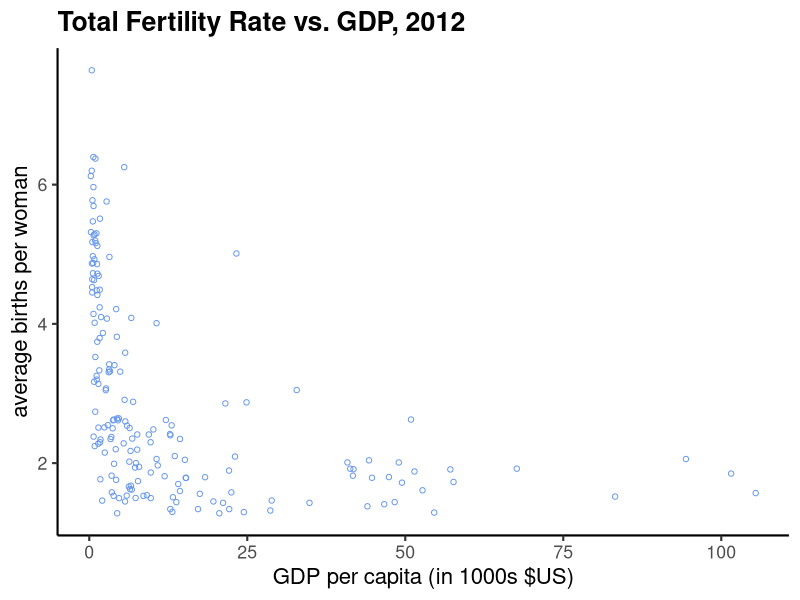

Generate this figure with R:
## ----scatterplotgg----
#+ fig.width = 5, fig.height = 5
library(ggplot2)
data <- read.csv("countries2012.csv")
g <- ggplot(data, aes(x = GDP/1000, y = TFR))
g + geom_point(shape = 1, color = "cornflowerblue") +
    theme_classic(16) +
    theme(plot.title = element_text(face = "bold")) +
    ggtitle("Total Fertility Rate vs. GDP, 2012") +
    xlab("GDP per capita (in 1000s $US)") +
    ylab("average births per woman")
